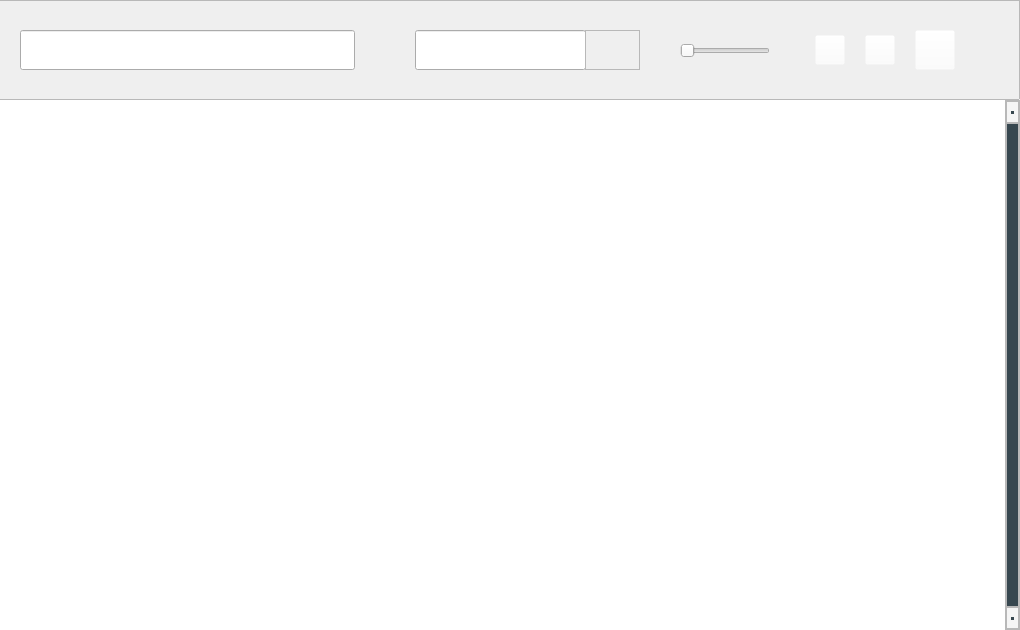
<?xml version="1.0" encoding="UTF-8"?>
<ui version="4.0">
 <class>fontpicker</class>
 <widget class="QWidget" name="fontpicker">
  <property name="geometry">
   <rect>
    <x>0</x>
    <y>0</y>
    <width>1020</width>
    <height>630</height>
   </rect>
  </property>
  <property name="windowTitle">
   <string>Form</string>
  </property>
  <property name="styleSheet">
   <string notr="true">QListView:focus {
   border: none;
   outline: none;
}

QScrollBar:vertical {
     border: 2px solid #b8b8b8;
     background: #f5f5f5;
     width: 15px;
     margin: 22px 0 22px 0;
 }
 QScrollBar::handle:vertical {
     background: #37474f;
     min-height: 20px;
 }
 QScrollBar::add-line:vertical {
     border: 2px solid #b8b8b8;
     background: #f5f5f5;
     height: 20px;
     subcontrol-position: bottom;
     subcontrol-origin: margin;
 }

 QScrollBar::sub-line:vertical {
     border: 2px solid #b8b8b8;
     background: #f5f5f5;
     height: 20px;
     subcontrol-position: top;
     subcontrol-origin: margin;
 }
 QScrollBar::up-arrow:vertical, QScrollBar::down-arrow:vertical {
     border: none;
     width: 3px;
     height: 3px;
     background: #37474f;
 }

 QScrollBar::add-page:vertical, QScrollBar::sub-page:vertical {
     background: #f5f5f5;
 }
</string>
  </property>
  <widget class="QListWidget" name="textScroll">
   <property name="geometry">
    <rect>
     <x>0</x>
     <y>100</y>
     <width>1020</width>
     <height>530</height>
    </rect>
   </property>
   <property name="sizePolicy">
    <sizepolicy hsizetype="Preferred" vsizetype="Preferred">
     <horstretch>0</horstretch>
     <verstretch>0</verstretch>
    </sizepolicy>
   </property>
   <property name="styleSheet">
    <string notr="true"/>
   </property>
   <property name="frameShape">
    <enum>QFrame::NoFrame</enum>
   </property>
   <property name="verticalScrollBarPolicy">
    <enum>Qt::ScrollBarAlwaysOn</enum>
   </property>
   <property name="horizontalScrollBarPolicy">
    <enum>Qt::ScrollBarAlwaysOff</enum>
   </property>
   <property name="autoScroll">
    <bool>true</bool>
   </property>
   <property name="autoScrollMargin">
    <number>1</number>
   </property>
   <property name="verticalScrollMode">
    <enum>QAbstractItemView::ScrollPerPixel</enum>
   </property>
   <property name="horizontalScrollMode">
    <enum>QAbstractItemView::ScrollPerItem</enum>
   </property>
  </widget>
  <widget class="QFrame" name="toolsArea">
   <property name="geometry">
    <rect>
     <x>-260</x>
     <y>0</y>
     <width>1280</width>
     <height>100</height>
    </rect>
   </property>
   <property name="frameShape">
    <enum>QFrame::StyledPanel</enum>
   </property>
   <property name="frameShadow">
    <enum>QFrame::Raised</enum>
   </property>
   <widget class="QPushButton" name="textColor">
    <property name="geometry">
     <rect>
      <x>1075</x>
      <y>35</y>
      <width>30</width>
      <height>30</height>
     </rect>
    </property>
    <property name="styleSheet">
     <string notr="true">background-color: rgba(255, 255, 255, 0);</string>
    </property>
    <property name="text">
     <string/>
    </property>
   </widget>
   <widget class="QPushButton" name="textBackgroundColor">
    <property name="geometry">
     <rect>
      <x>1125</x>
      <y>35</y>
      <width>30</width>
      <height>30</height>
     </rect>
    </property>
    <property name="styleSheet">
     <string notr="true">background-color: rgba(255, 255, 255, 0);</string>
    </property>
    <property name="text">
     <string/>
    </property>
   </widget>
   <widget class="QPushButton" name="resetSettings">
    <property name="geometry">
     <rect>
      <x>1175</x>
      <y>30</y>
      <width>40</width>
      <height>40</height>
     </rect>
    </property>
    <property name="styleSheet">
     <string notr="true">background-color: rgba(255, 255, 255, 0);</string>
    </property>
    <property name="text">
     <string/>
    </property>
   </widget>
   <widget class="QFrame" name="searchIconBackground">
    <property name="geometry">
     <rect>
      <x>845</x>
      <y>30</y>
      <width>55</width>
      <height>40</height>
     </rect>
    </property>
    <property name="styleSheet">
     <string notr="true"/>
    </property>
    <property name="frameShape">
     <enum>QFrame::StyledPanel</enum>
    </property>
    <property name="frameShadow">
     <enum>QFrame::Raised</enum>
    </property>
   </widget>
   <widget class="QLineEdit" name="fontApply">
    <property name="geometry">
     <rect>
      <x>280</x>
      <y>30</y>
      <width>335</width>
      <height>40</height>
     </rect>
    </property>
    <property name="sizePolicy">
     <sizepolicy hsizetype="Preferred" vsizetype="Fixed">
      <horstretch>0</horstretch>
      <verstretch>0</verstretch>
     </sizepolicy>
    </property>
    <property name="styleSheet">
     <string notr="true">color: rgba(0, 0, 0, .6);
padding-left: 12px;
padding-right: 12px;

</string>
    </property>
   </widget>
   <widget class="QLineEdit" name="search">
    <property name="geometry">
     <rect>
      <x>675</x>
      <y>30</y>
      <width>171</width>
      <height>40</height>
     </rect>
    </property>
    <property name="sizePolicy">
     <sizepolicy hsizetype="Preferred" vsizetype="Fixed">
      <horstretch>0</horstretch>
      <verstretch>0</verstretch>
     </sizepolicy>
    </property>
    <property name="styleSheet">
     <string notr="true">color: rgba(0, 0, 0, .6);
padding-left: 12px;
padding-right: 12px;
</string>
    </property>
   </widget>
   <widget class="QSlider" name="textSizeChanger">
    <property name="geometry">
     <rect>
      <x>940</x>
      <y>40</y>
      <width>90</width>
      <height>21</height>
     </rect>
    </property>
    <property name="orientation">
     <enum>Qt::Horizontal</enum>
    </property>
   </widget>
   <zorder>textColor</zorder>
   <zorder>textBackgroundColor</zorder>
   <zorder>resetSettings</zorder>
   <zorder>fontApply</zorder>
   <zorder>search</zorder>
   <zorder>textSizeChanger</zorder>
   <zorder>searchIconBackground</zorder>
  </widget>
  <zorder>toolsArea</zorder>
  <zorder>textScroll</zorder>
 </widget>
 <resources/>
 <connections/>
</ui>
